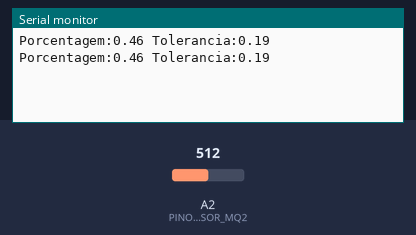
Bench run of a sketch on a simulated Arduino Uno, built with avr-gcc and run on an emulated ATmega328P. Parts: the last lines printed to the serial monitor. The test bench sets the inputs (shaded band); at power-on: A2 (PINO_SENSOR_MQ2) = 512.

Above: at 1.8 s.
1.9 s: A2 (PINO_SENSOR_MQ2) set to 716
At 2.7 s:
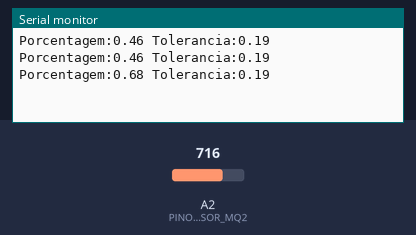
3.4 s: A2 (PINO_SENSOR_MQ2) set to 900
At 4.8 s:
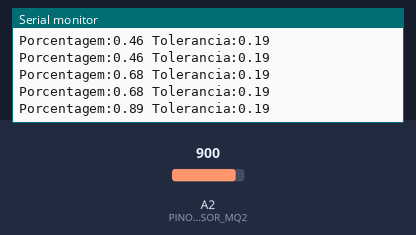
Timing chart, 0 to 6.4 s (numbered marks = the images above; inputs shaded):
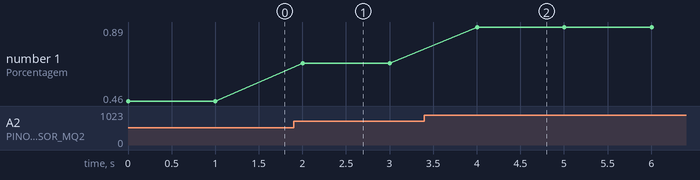

The sketch:

AirSafe-MQ2.ino
```cpp
const int PINO_SENSOR_MQ2 = A2;  // Cria uma variavél fixa para a saída do sensor na A2

const int VALOR_MINIMO = 100; // Cria uma variável de valor minimo e a define com 100
const int VALOR_MAXIMO = 1000; // Cria uma variável de valor maximo e a define com 1000

const float tolerancia = 0.19;// Cria uma variável de tolerancia para a respiração


void setup(){ //Função que será executada uma vez
	Serial.begin(9600); // Define que iniciará a comunicação em 9 segundos e 6 milisegundos
}


void loop(){ //Função que será executada continuamente sem parar
 	int valorSensor = analogRead(PINO_SENSOR_MQ2);
  // Define o valor do sensor para a leitura do pino ou seja o Pino do Sensor

	float porcentagem = ((float)(valorSensor - VALOR_MINIMO) / (VALOR_MAXIMO - VALOR_MINIMO));
  // Calculo para informar a porcentagem (escala menor, não foi elevado a 100)

	if (porcentagem < 0){ // Inicia uma condição onde se a porcentagem for menor que 0
		porcentagem = 0; // Atribui que a porcentagem é igual a 0
	} else if (porcentagem > 100) { // Inicia uma condição onde se a porcentagem for maior que 100
		porcentagem = 100; // Atribui que a porcentagem é igual a 100
	}

Serial.print("Porcentagem:"); // Mensagem ilustrativa
Serial.print(porcentagem); // Mostra o número da porcentagem
Serial.print(" Tolerancia:"); // Mensagem ilustrativa
Serial.println(tolerancia); // Mostra o valor da tolerancia

delay(1000); // Delay de 1 segundo para iniciar novamente
}
```

Measured:
- after the input at 1.9 s, the serial monitor: prints a new line after 0.10 s (image 1)
- after the input at 3.4 s, the serial monitor: prints a new line after 0.60 s (image 2)
- plotted number 1: 0.46 → 0.68 after the input at 1.9 s, 0.68 → 0.89 after the input at 3.4 s
